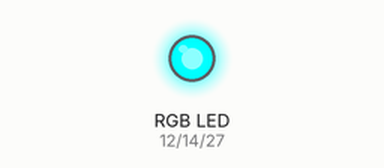
This program was run on a simulated ESP32 board running MicroPython. Shown: an RGB LED mixed from three pins (HIGH = lit).

Above: at 0.45 s.
At 6.75 s:
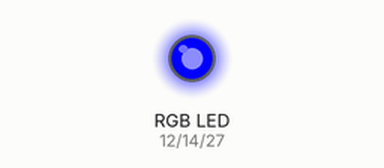
At 10.68 s:
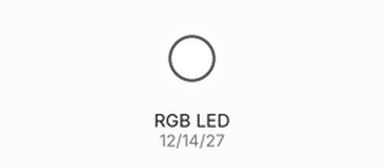
At 14.91 s:
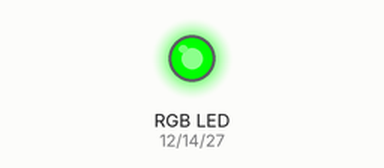
At 19.76 s:
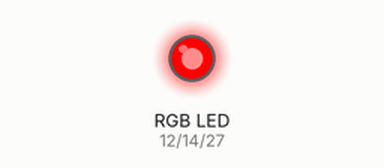
At 20.68 s:
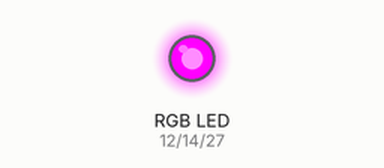
Timing chart, 0 to 21.0 s (numbered marks = the images above):
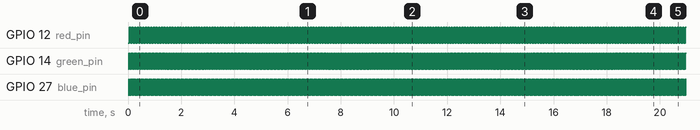

Measured:
- by itself, GPIO 12 (red_pin): alternates HIGH for 0.05 s and LOW for 0.05 s
- by itself, GPIO 14 (green_pin): alternates HIGH for 0.03 s and LOW for 0.03 s
- by itself, GPIO 27 (blue_pin): alternates HIGH for 0.02 s and LOW for 0.03 s

The program:

timer_rgb_blink.py
```python
'''
利用定时器让RGB彩灯按照不同的频率闪烁
'''

from machine import Timer,Pin
import utime


def led_toggle(led_pin):
    '''
    LED状态翻转
    '''
    status = led_pin.value()
    status = (status + 1) % 2
    led_pin.value(status)


def led_blink_timed(timer, led_pin, freq=10):
    '''
    led 按照特定的频率进行闪烁
    LED闪烁周期 = 1000ms / 频率
    状态变换间隔（period） = LED闪烁周期/ 2
    '''
    # 计算状态变换间隔时间 ms
    period = int(0.5 * 1000 / freq)
    # 初始化定时器
    timer.init(period=period, mode=Timer.PERIODIC, callback=lambda t:led_toggle(led_pin))


# 声明引脚 D32 作为LED的引脚
red_pin = Pin(12, Pin.OUT) # 定义红色LED引脚
red_timer = Timer(1)    # 创建定时器对象
led_blink_timed(red_timer, red_pin, freq=10)

green_pin = Pin(14, Pin.OUT) # 定义绿色LED引脚
green_timer = Timer(2)
led_blink_timed(green_timer, green_pin, freq=15)

blue_pin = Pin(27, Pin.OUT) # 定义蓝色LED引脚
blue_timer = Timer(3)
led_blink_timed(blue_timer, blue_pin, freq=20)


try:
    while True:
        # do nothing 什么也不做
        pass
except:
    # 销毁定时器
    red_timer.deinit()
    green_timer.deinit()
    blue_timer.deinit()
```
